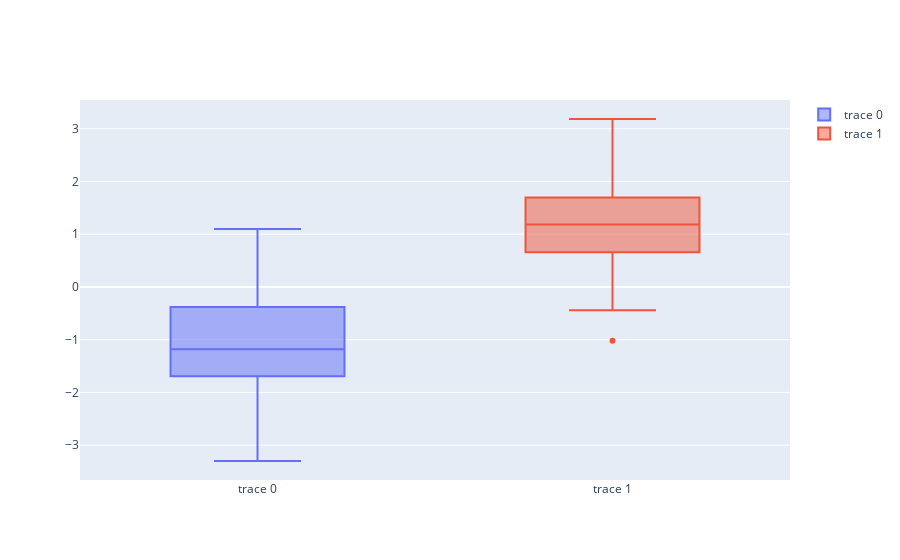

The notebook cell this image was saved under:
### Markdown cell above
## Box plot with Graphic Objects

### Code cell
# Basic Box Plot
import plotly.graph_objects as go
import numpy as np
np.random.seed(1)

y0 = np.random.randn(50) - 1
y1 = np.random.randn(50) + 1

fig = go.Figure()
fig.add_trace(go.Box(y=y0))
fig.add_trace(go.Box(y=y1))

fig.show()
